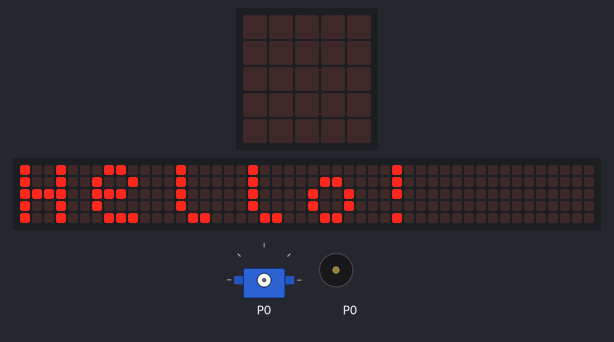
A program run on a simulated BBC micro:bit (MakeCode). On the bench: the board's 5×5 LED display, a strip that is not on the board, showing the scrolling text unrolled, servo, buzzer (waves = sounding). The 48×5 strip is a reading aid, not a part: it shows the text the display is scrolling, unrolled, one strip-width of it at a time.

Above: at 5.6 s.
At 7.2 s:
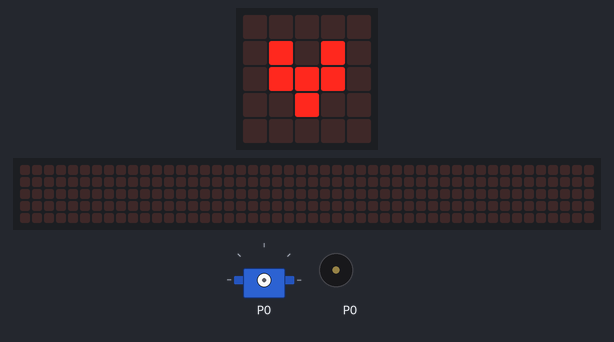
At 25.7 s:
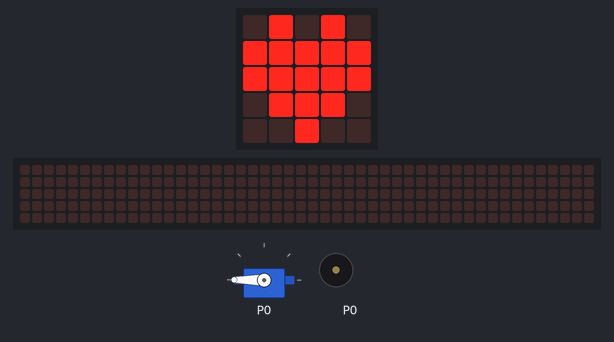
At 36.9 s:
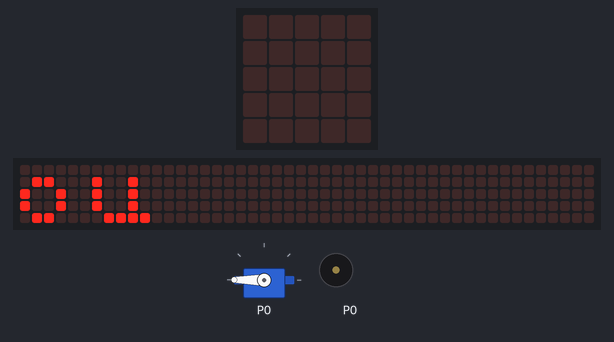
Timing chart, 0 to 40.0 s (numbered marks = the images above):
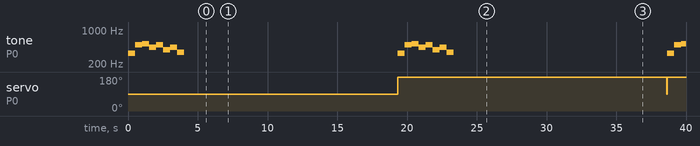

The program:

main.ts
```typescript
basic.forever(function () {
    music.play(music.stringPlayable("E B C5 A B G A F ", 120), music.PlaybackMode.InBackground)
    basic.showString("Hello!")
    basic.showIcon(IconNames.Heart)
    basic.pause(200)
    basic.showIcon(IconNames.SmallHeart)
    basic.pause(200)
    basic.showString("I love you ")
    basic.showIcon(IconNames.Heart)
    servos.P0.setAngle(90)
    servos.P0.setAngle(180)
})
```

test.ts
```typescript
// les tests vont ici ; cela ne sera pas compilé si ce paquet est utilisé en tant qu'extension.
```

Measured:
- by itself, servo on P0: 90° → 180° at 19.3 s
- by itself, tone on P0: repeats every 19.3 s: 494 Hz 0.51 s, 523 Hz 0.51 s, 440 Hz 0.51 s, 494 Hz 0.51 s, 392 Hz 0.51 s, 440 Hz 0.51 s, 349 Hz 0.50 s, silent 15.3 s, 330 Hz 0.51 s
- what the display in image 0 shows lasts 0.7 s, from 5.6 s to 6.3 s
